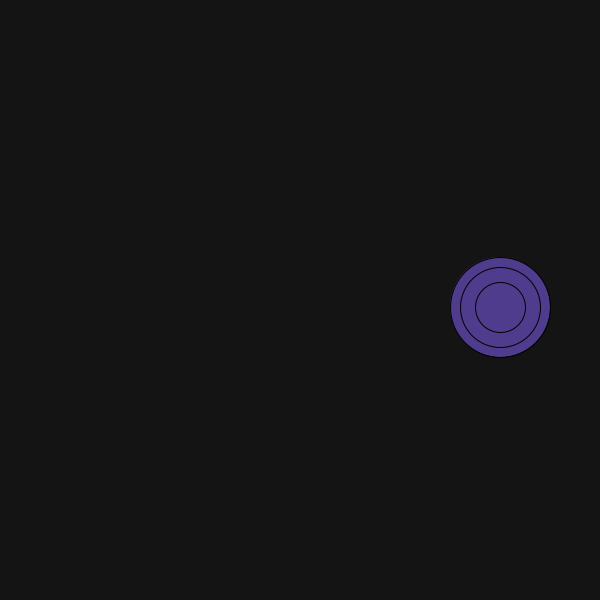
Frame 1 (no input)
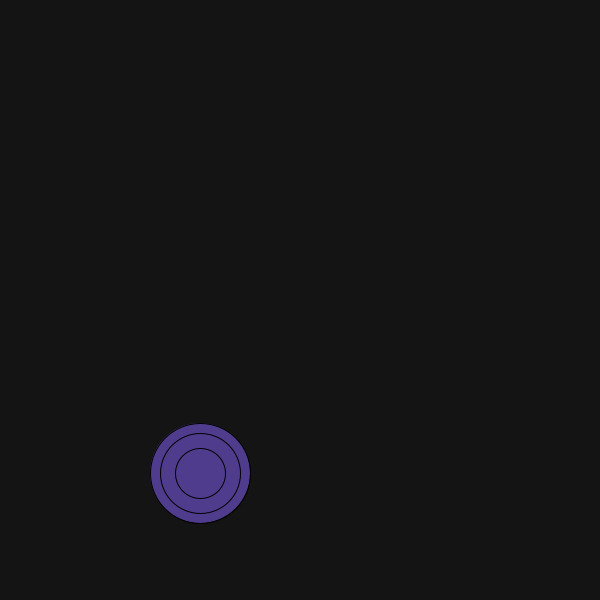
Frame 60 (the mouse pressed at the canvas centre just before this capture)
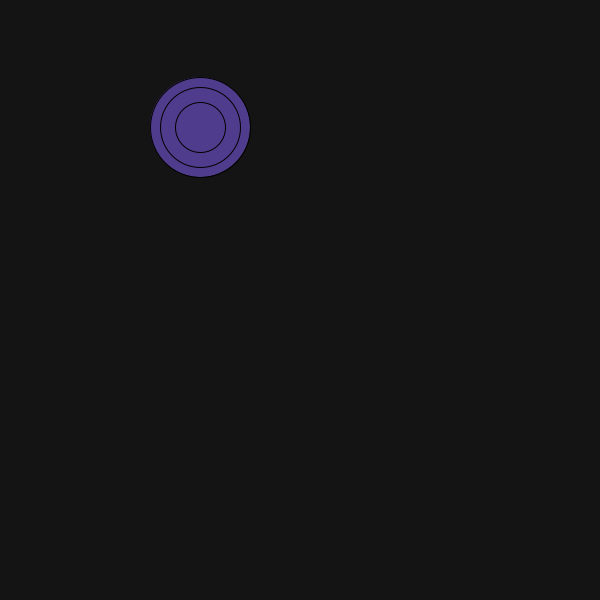
Frame 120 (the mouse held since frame 60 and released just before this capture)

The Processing sketch that drew these frames (run headless with seeded random() and noise(); from frame 60 on, the mouse is pressed at the canvas centre):

// Processing sketch: homework_pde
// ── homework_pde.pde
int x,y,r ;
float alf;
void setup()
{
  size(600,600);
 r=200;
}
void draw()
{
   fill(80,60,140);
   background(20);
   alf=alf+2;
   x=300+round(r*cos(PI*alf/180));
   y=300+round(r*sin(PI*alf/180));
   ellipse(x,y,100,100);
   ellipse(x,y,80,80);
   ellipse(x,y,50,50);     
}
